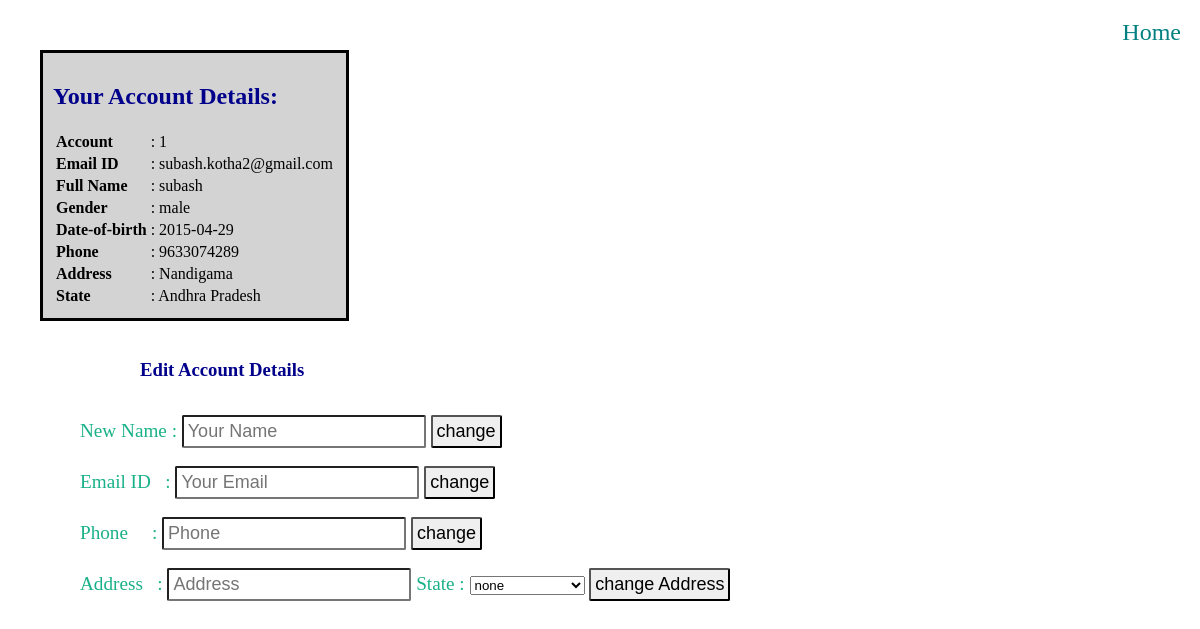
The page /details.php (signed in) on the database its author committed.
### tables this page shows
CREATE TABLE `shopping` (
  `idshopping` int(11) NOT NULL AUTO_INCREMENT,
  `userName` varchar(105) NOT NULL,
  `userEmail` varchar(255) NOT NULL,
  `userPass` varchar(255) NOT NULL,
  `DOB` date DEFAULT NULL,
  `gender` varchar(45) DEFAULT NULL,
  `phone` varchar(45) DEFAULT NULL,
  `address` varchar(255) DEFAULT NULL,
  `state` varchar(45) DEFAULT NULL,
  PRIMARY KEY (`idshopping`)
);

### src/details.php (the view, shortened to what this page needs)
<?php
 $res=mysql_query("SELECT * FROM shopping WHERE idshopping=".$_SESSION['user']);
 $userRow=mysql_fetch_array($res);
 $name=$userRow['userName'];
 $email=$userRow['userEmail'];
 $gender=$userRow['gender'];
 $account=$userRow['idshopping'];
 $date=$userRow['DOB'];
 $phone=$userRow['phone'];
 $address=$userRow['address'];
 $state=$userRow['state'];
 ?>
 <!DOCTYPE html>
<html>
<head>
</head>
<body>
<a href="home.php">Home</a>
<div class="tranfer">
    <h2>Your Account Details:</h2>
<table>
    <tr><th>Account  </th><td>: <?php echo $account; ?></td></tr>
    <tr><th>Email ID </th><td>: <?php echo $email; ?></td></tr>
    <tr><th>Full Name  </th><td>: <?php echo $name; ?></td></tr>
    <tr><th>Gender </th><td>: <?php echo $gender; ?></td></tr>
    <tr><th>Date-of-birth  </th><td>: <?php echo $date; ?></td></tr>
    <tr><th>Phone  </th><td>: <?php echo $phone; ?></td></tr>
    <tr><th>Address  </th><td>: <?php echo $address; ?></td></tr>
    <tr><th>State  </th><td>: <?php echo $state; ?></td></tr>
</table>
</div>
  <form method="post" action="<?php echo htmlspecialchars($_SERVER["PHP_SELF"]);?>">
      <div class="change">
          <h3>Edit Account Details</h3>
        <ul>
            <li>New Name : <input type="text" name="newname" placeholder="Your Name"> <input type="submit" name="submitname" value="change"> </li>
            <span class="error"><?php echo $nameError;?></span><br>
            <li>Email ID &nbsp;&nbsp;: <input type="text" name="newemail" placeholder="Your Email"> <input type="submit" name="submitemail" value="change"> </li>
            <span class="error"><?php echo $emailError;?></span><br>
            <li>Phone &nbsp;&nbsp;&nbsp;&nbsp;: <input type="text" name="newphone" placeholder="Phone"> <input type="submit" name="submitphone" value="change"> </li>
            <span class="error"><?php echo $phoneError;?></span><br>
            <li>Address &nbsp;&nbsp;: <input type="text" name="newaddress" placeholder="Address" value="<?php echo $newaddress;?>"> State :
                <select size="1" name="newstate" > <br>
                      <option value="">none</option>
                 </select>
                <input type="submit" name="submitaddress" value="change Address"> </li>
                <span class="error"><?php echo $addressError;?></span>
        </ul>
        </div>
  </form>
</body>
</html>

### src/details.php (style rules this page uses)
.tranfer { position: absolute;top:50px; left: 40px;text-align: left;font-family: "Verdana";background-color: lightgray; padding: 10px; border-style: solid;border-color:black; }
.tranfer h2 { font-family: "Trebuchet MS";color: darkblue; }
.change { position: absolute;top:340px; left: 40px;text-align: left; }
.change ul { list-style-type: none;float: left; }
.change li { font-family: Georgia;color: #1ab188; font-size: 120% }
.change h3 { font-family: "Trebuchet MS";color: darkblue; margin-left: 100px; }
.error { color: red; font-size: 100%;padding: 20px; }
a { text-decoration: none; float: right; color: teal; font-family: 'Verdana' ;padding: 11px;font-size: 150% }
input { -webkit-transition: border-color .25s ease, box-shadow .25s ease; transition: border-color .25s ease, box-shadow .25s ease; font-size: 18px; display: inline-block; border-radius: 2px; padding: 4px; }

### rows shown on the page
shopping: idshopping "1", userEmail "subash.kotha2@gmail.com", userName "subash", gender "male", DOB "2015-04-29", phone "9633074289", address "Nandigama", state "Andhra Pradesh"
